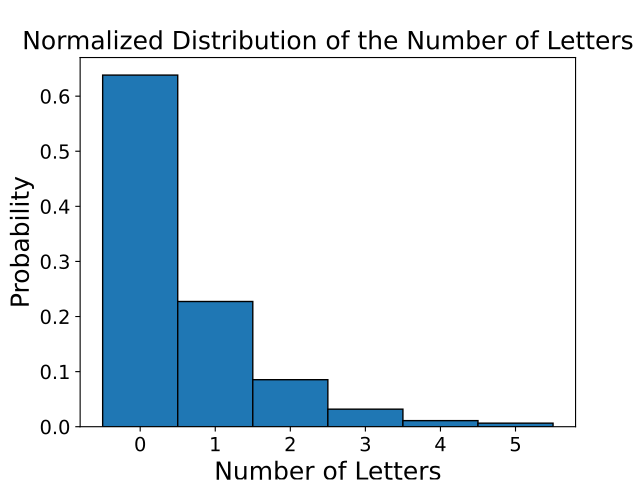

Generate this figure with Python:
import numpy as np
import matplotlib.pyplot as plt

# Generate the distribution
np.random.seed(0)  # For reproducibility
data = [min(int(np.random.exponential(scale=1)), 5) for _ in range(10000)]

# Normalize the data by converting frequencies to probabilities
plt.hist(data, bins=range(7), density=True, edgecolor='black', align='left')
plt.title('Normalized Distribution of the Number of Letters', fontsize=18)
plt.xlabel('Number of Letters', fontsize=18)
plt.ylabel('Probability', fontsize=18)
plt.xticks(range(6))
# plt.grid(True)
plt.xticks(fontsize=14)
plt.yticks(fontsize=14)

plt.show()
